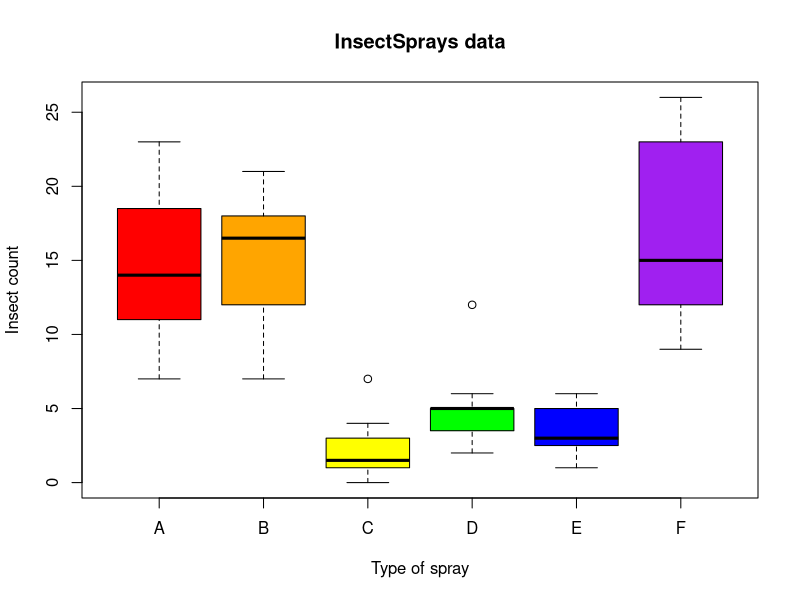

The R script that drew this image:
## ---- chunk 1
setwd("/Users/kylewillard/Downloads/Adelphi/Bio620")
InsectSprays
InsectSpray.aov<-aov(count ~ spray, data = InsectSprays)
summary(InsectSpray.aov)
TukeyHSD(InsectSpray.aov)
boxplot(count ~ spray, data = InsectSprays, xlab = "Type of spray", ylab = "Insect count",
        main = "InsectSprays data", col = c("red", "orange", "yellow", "green", "blue", "purple"))
